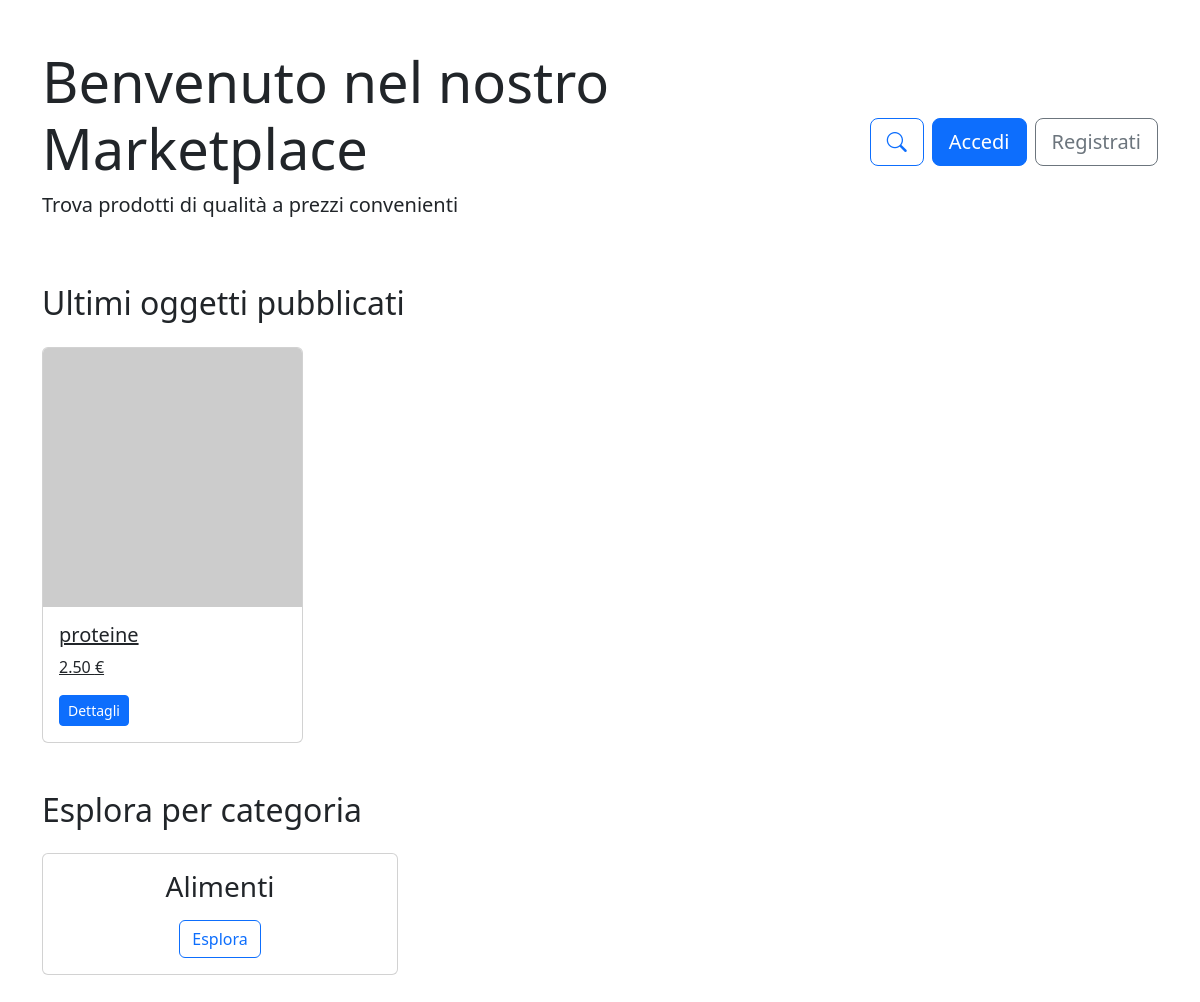
The page / on the database its author committed.
### products/models.py (models this page shows, shortened)
class Product(models.Model):
    category = models.ManyToManyField(Category)  #todo: decide if meny-to-many or foreign key
    name = models.CharField(max_length=200, unique=True)
    description = models.TextField(blank=True)
    price = models.DecimalField(max_digits=10, decimal_places=2)
    stock = models.PositiveIntegerField()
    available = models.BooleanField(default=True)
    created = models.DateTimeField(auto_now_add=True)
    updated = models.DateTimeField(auto_now=True)  #todo: add the user who created the product
    image = models.ImageField(upload_to='product_images/', blank=True, null=True)
    class Meta:
        ordering = ('name',)

class Category(models.Model):
    CATEGORY_CHOICES = (
        ('alimenti', 'Alimenti'),
        ('abbigliamento', 'Abbigliamento'),
        ('accessori', 'Accessori'),
        ('bevande', 'Bevande'),
    )
    name = models.CharField(max_length=200, choices=CATEGORY_CHOICES, unique=True)
    class Meta:
        verbose_name_plural = "Categories"

### core/views.py (the view)
# urls.py: path('', home_page, name='home'),
def home_page(request):
    latest_products = Product.objects.all().order_by('-created')[:8]
    categories = Category.objects.all()[:6]
    context = {
        'latest_products': latest_products,
        'categories': categories,
    }
    return render(request, 'core/home_page.html', context)

### templates/core/home_page.html (shortened to what this page needs)
{% extends "base.html" %}
{% block content %}
<div class="container py-5">
    <div class="row mb-5">
        <div class="col-md-8">
            <h1 class="display-4">Benvenuto nel nostro Marketplace</h1>
            <p class="lead">Trova prodotti di qualità a prezzi convenienti</p>
        </div>
        <div class="col-md-4 text-end d-flex align-items-center justify-content-end">
            <a href="{% url 'products:product_list_category' %}" class="btn btn-outline-primary btn-lg me-2" title="Cerca prodotti">
                <i class="bi bi-search"></i>
            </a>
            <a href="{% url 'users:login' %}" class="btn btn-primary btn-lg">Accedi</a>
            <a href="{% url 'users:sign_up' %}" class="btn btn-outline-secondary btn-lg ms-2">Registrati</a>
        </div>
    </div>
    <h2 class="mb-4">Ultimi oggetti pubblicati</h2>
    <div class="row row-cols-1 row-cols-md-4 g-4 mb-5">
        {% for product in latest_products %}
        <div class="col">
            <a href="{% url 'products:product_info' product.id %}?source=home" class="card h-100">
                {% if product.image %}
                    <img src="{{ product.image.url }}" class="card-img-top" alt="{{ product.name }}">
                {% else %}
                    <img src="https://via.placeholder.com/150" class="card-img-top" alt="{{ product.name }}">
                {% endif %}
                <div class="card-body">
                    <h5 class="card-title">{{ product.name }}</h5>
                    <p class="card-text">{{ product.price }} €</p>
                    <span class="btn btn-sm btn-primary">Dettagli</span>
                </div>
            </a>
        </div>
        {% empty %}
        <div class="col-12">
            <div class="alert alert-info">Nessun prodotto disponibile al momento</div>
        </div>
        {% endfor %}
    </div>
    <h2 class="mb-4">Esplora per categoria</h2>
    <div class="row mb-5">
    {% for category in categories %}
        <div class="col-md-4 mb-4">
            <div class="card">
                <div class="card-body text-center">
                    <h3 class="card-title">{{ category.name }}</h3>
                    <a href="{% url 'products:product_list_category' category.id %}" class="btn btn-outline-primary">Esplora</a>
                </div>
            </div>
        </div>
        {% endfor %}
    </div>
</div>
{% endblock %}

### rows shown on the page
Product: name "proteine", price "2.50"
Category: name "Alimenti"
